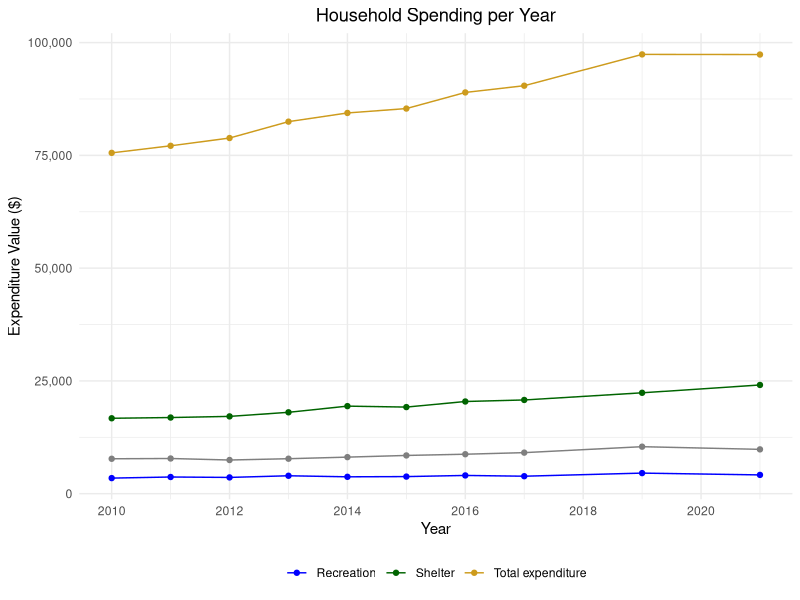
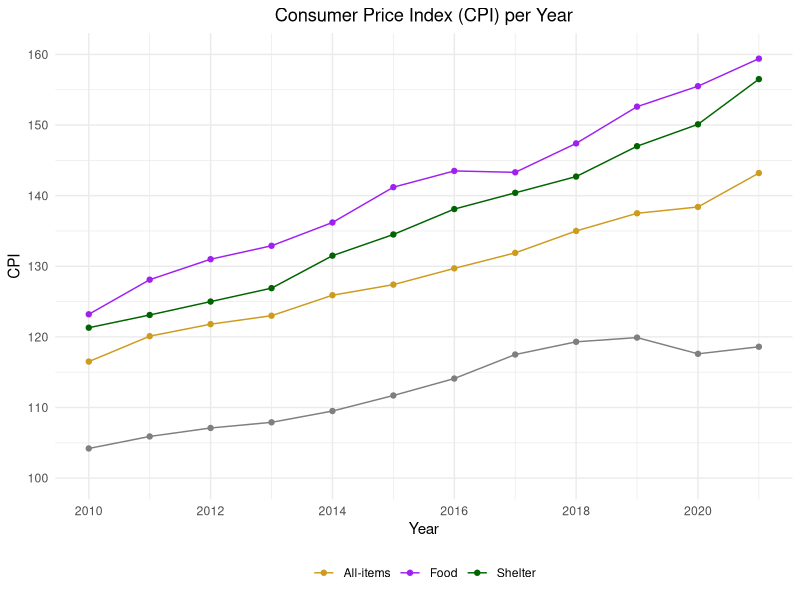
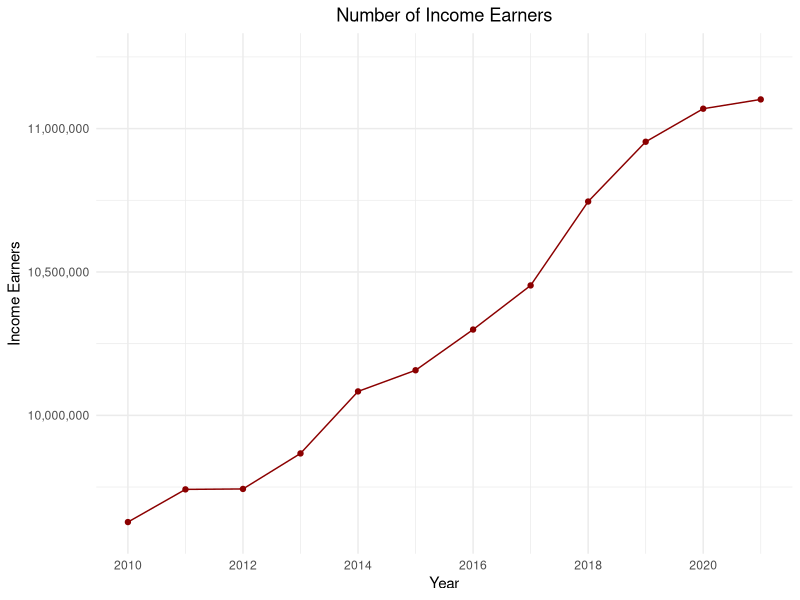

Source code (R) for these figures, in order: (Note: this script raises an error after producing the figures.)
#### Preamble ####
# Purpose: Creates graphs with filtered data that is included in the paper, useful for reproduction
# Author: Rahma Binth Mohammad
# Date: July 24, 2024
# Contact: rahma.binthmohammad@mail.utoronto.ca
# License: MIT
# Pre-requisites: Run the "00-install_packages.R", "02-download_data.R", and "03-data_cleaning.R" files. 

#### Workspace setup ####
library(tidyverse)
library(dplyr)
library(scales)

#### Read data ####
spending <- read.csv("data/analysis_data/spending.csv")

# Calculate summary statistics
spending_stats <- spending %>%
  group_by(expenditure_categories) %>%
  summarise(
    mean_value = mean(VALUE, na.rm = TRUE),
    median_value = median(VALUE, na.rm = TRUE),
    sd_value = sd(VALUE, na.rm = TRUE),
    .groups = 'drop'
  )

# Print summary statistics
print(spending_stats)

#### Load data ####
cpi <- read.csv("data/analysis_data/cpi.csv")

# Calculate summary statistics
cpi_stats <- cpi %>%
  group_by(product_groups) %>%
  summarise(
    mean_value = mean(VALUE, na.rm = TRUE),
    median_value = median(VALUE, na.rm = TRUE),
    sd_value = sd(VALUE, na.rm = TRUE),
    .groups = 'drop'
  )

# Print summary statistics
print(cpi_stats)

#### Load data ####
income <- read.csv("data/analysis_data/income.csv")

# Calculate and print summary statistics
# Only one category in data - "All persons with income"
summary(income$VALUE)

#Plot spending categories for the years
spending_colours <- c(
  "Total expenditure" = "goldenrod3", 
  "Food" = "purple",
  "Shelter" = "darkgreen",
  "Recreation" = "blue")
spending_n_year <- ggplot(spending, aes(x = Year, y = VALUE, color = expenditure_categories, group = expenditure_categories)) +
  geom_line() +
  geom_point() +
  labs(
    title = "Household Spending per Year",
    x = "Year",
    y = "Expenditure Value ($)"
  ) +
  theme_minimal() +
  theme(
    plot.title = element_text(hjust = 0.5),
    legend.position = "bottom") +
  scale_color_manual(values = spending_colours, name = NULL) +
  scale_x_continuous(
    breaks = seq(2010, 2021, by = 2)) +
  scale_y_continuous(
      labels = scales::comma
    )

print(spending_n_year)

#Plot CPI values for each category for each year
#Set colours so that it is easily comparible with spending data
cpi_colours <- c(
  "All-items" = "goldenrod3", 
  "Food" = "purple",
  "Shelter" = "darkgreen",
  "Recreation" = "blue")

cpi_n_year <- ggplot(cpi, aes(x = Year, y = VALUE, color = product_groups, group = product_groups)) +
  geom_line() +
  geom_point() +
  labs(
    title = "Consumer Price Index (CPI) per Year",
    x = "Year",
    y = "CPI",
  ) +
  theme_minimal() +
  theme(
    plot.title = element_text(hjust = 0.5), 
    legend.position = "bottom") +
  scale_color_manual(values = cpi_colours, name = NULL) +
  scale_x_continuous(
    breaks = seq(2010, 2021, by = 2)) +
  scale_y_continuous(
    breaks = seq(100, 160, by = 10),
    limits = c(100, 160)
  )

print(cpi_n_year)

#Plot the number of income earners against the year
ggplot(income, aes(x = Year, y = VALUE)) +
  geom_line(colour = "darkred") +
  geom_point(colour = "darkred") +
  labs(
    title = "Number of Income Earners",
    x = "Year",
    y = "Income Earners"
  ) +
  theme_minimal() +
  theme(
    plot.title = element_text(hjust = 0.5)) +
  scale_x_continuous(
    breaks = seq(2010, 2021, by = 2)) +
  scale_y_continuous(
    labels = scales::comma,
    limits = c(9600000, 11250000)
  )

#Plot all spending categories against all cpi categories
ggplot(total_ex_cpi, aes(x = cpi, y = expenditure, color = factor(Year))) +
  geom_point(size = 1) +
  geom_line(linewidth = 0.5, aes(group = 1)) +
  labs(
    x = "All-Items CPI",
    y = "Total Expenditure",
    color = "Year"
  ) +
  theme_minimal() +
  scale_color_viridis_d() +
  scale_x_continuous(
    limits = c(115, 145)) +
  scale_y_continuous(
    labels = scales::comma,
    limits = c(75000, 100000)
  )

ggplot(shelter_ex_cpi, aes(x = VALUE.x, y = VALUE.y, color = factor(Year))) +
  geom_point(size = 1) +
  geom_line(linewidth = 0.5,  aes(group = 1)) +
  labs(
    x = "Shelter CPI",
    y = "Shelter Expenditure",
    color = "Year"
  ) +
  theme_minimal() +
  scale_color_viridis_d() +
  scale_x_continuous(
    limits = c(120, 160)) +
  scale_y_continuous(
    labels = scales::comma,
    limits = c(16000, 25000)
  )

ggplot(food_ex_cpi, aes(x = VALUE.x, y = VALUE.y, color = factor(Year))) +
  geom_point(size = 1) +
  geom_line(linewidth = 0.5,  aes(group = 1)) +
  labs(
    x = "Food CPI",
    y = "Food Expenditure",
    color = "Year"
  ) +
  theme_minimal() +
  scale_color_viridis_d() +
  scale_x_continuous(
    limits = c(120, 160)) +
  scale_y_continuous(
    labels = scales::comma,
    limits = c(7000, 11000)
  )

ggplot(recreation_ex_cpi, aes(x = VALUE.x, y = VALUE.y, color = factor(Year))) +
  geom_point(size = 1) +
  geom_line(linewidth = 0.5, aes(group = 1)) +
  labs(
    x = "Recreation CPI",
    y = "Recreation Expenditure",
    color = "Year"
  ) +
  theme_minimal() +
  scale_color_viridis_d() +
  scale_y_continuous(
    labels = scales::comma
  )

# Plot with spending against income
ggplot(spending_n_income, aes(x = VALUE.x, y = VALUE.y, color = factor(Year))) +
  geom_point(size = 1) +
  geom_line(linewidth = 0.5, aes(group = 1)) + 
  labs(
    x = "Number of Income Earners",
    y = "Total Expenditure",
    color = "Year") +
  theme_minimal() +
  scale_color_viridis_d() +
  scale_x_continuous(
    labels = scales::comma) +
  scale_y_continuous(
    labels = scales::comma)

